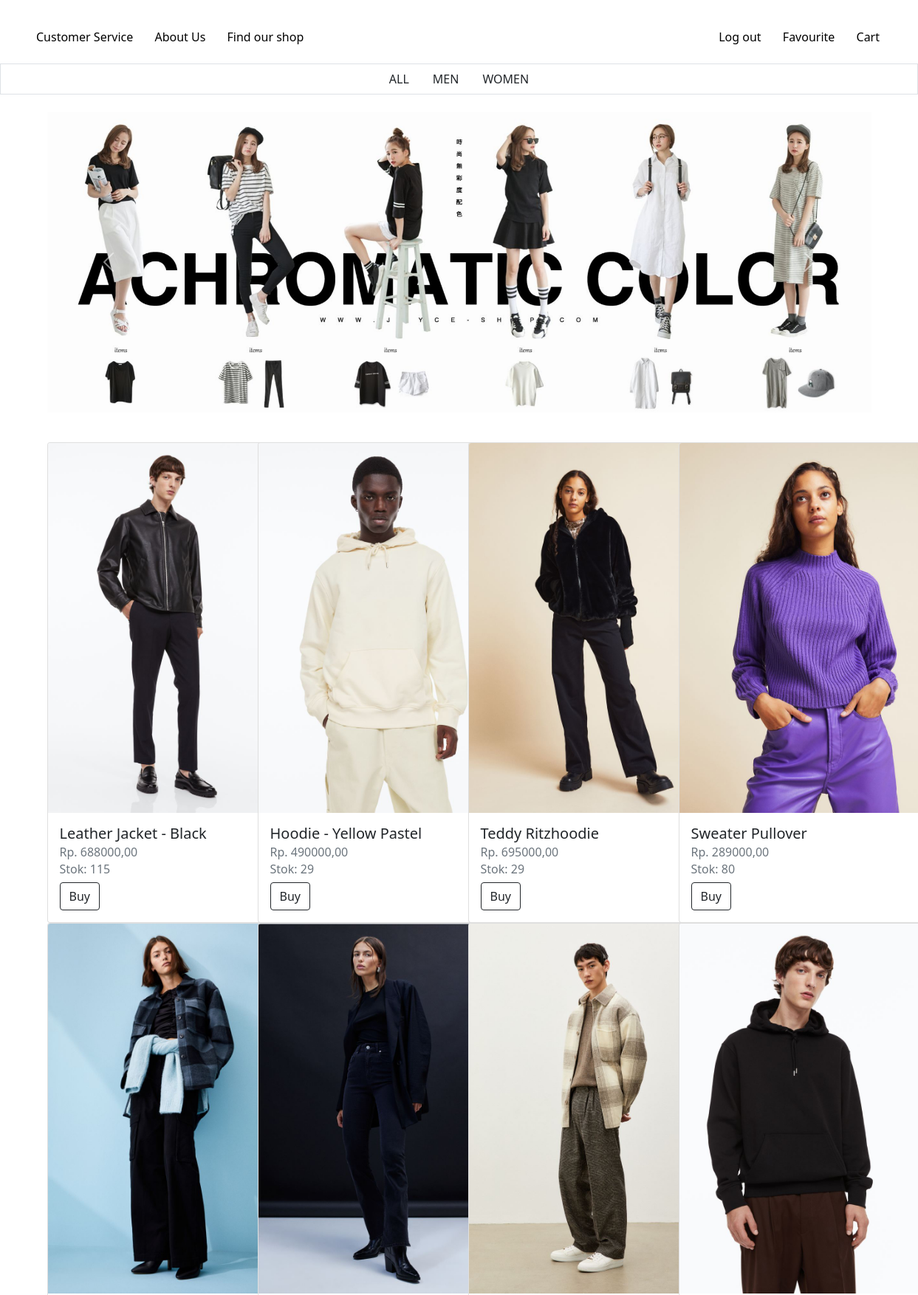
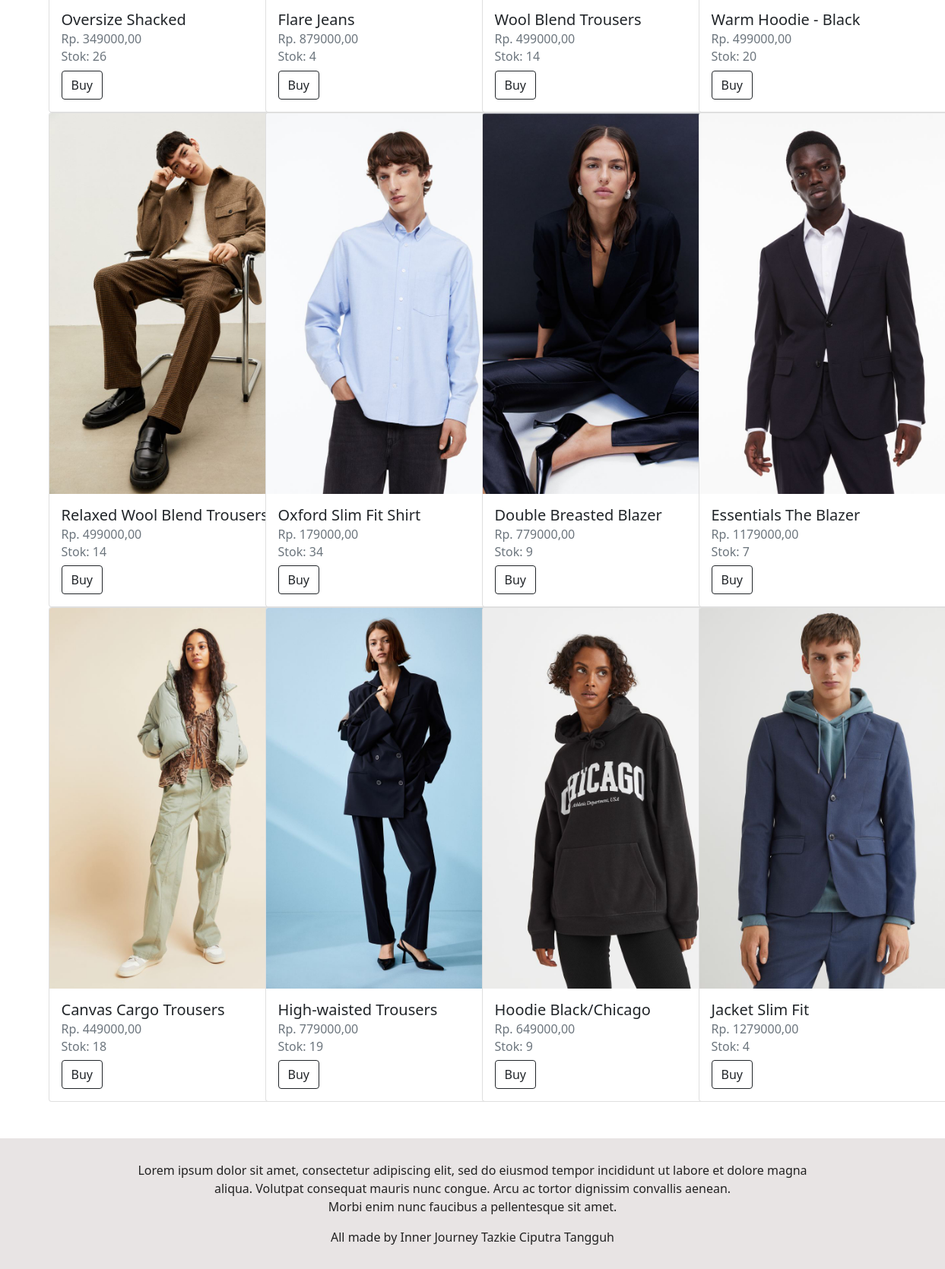
The page /user/halaman.php?cat=all on the database its author committed (2 pictures, top to bottom).
### tables this page shows
CREATE TABLE `produk` (
  `id_barang` int(11) NOT NULL,
  `namaproduk` varchar(150) NOT NULL,
  `stok` int(11) NOT NULL,
  `color` text DEFAULT NULL,
  `harga` int(11) NOT NULL,
  `foto` varchar(150) NOT NULL,
  `gender` enum('men','women') NOT NULL
);

### user/halaman.php (the view, shortened to what this page needs)
<!DOCTYPE html>
<html lang="en">
<head>
    <link href="https://cdn.jsdelivr.net/npm/bootstrap@5.0.2/dist/css/bootstrap.min.css" rel="stylesheet"
>
    <link rel="stylesheet" href="https://cdn.jsdelivr.net/npm/bootstrap-icons@1.9.1/font/bootstrap-icons.css">
    <link rel="stylesheet" href="nav.css">
    <link rel="stylesheet" href="footer.css">
</head>
<body>
    <?php
    include "nav.php";
    ?>
    <div class="container" id="CAROUSELANDTEXT">
        <div id="desk">
        <?php
        $cat = $_GET['cat'];
        if($cat == "men"){
            echo "<h1 align='center'>Men's Clothing</h1>
            <p> Check out all the freshest styles your wardrobe needs in our men's clothing range. You'll find a roundup of everyday essentials, including tops and T-Shirts, as well as comfy lounge sets and underwear. Formal event coming up? Scroll no further than our men's blazers and suits for the sharpest looks and nail the dress code. When it comes to men's trousers, there's chinos, joggers and cargo styles in all the staple colours. Dreaming of denim? Our men's jeans offer a range of fits to suit your style, <span id='dots'>...</span><span id='more'>including skinny, straight and tapered, to name just a few. Wear yours with a trendy oversized shirt or a classic denim number from our men's shirts edit. And when it comes to chilly weather, our men's jackets and coats have you covered - we've got puffer jackets and trench coats, as well as leather jackets and bomber jackets in year-round colours.</p>
            <a href='' onclick='myFunction()' id='myBtn' class='text-dark'>Read more</a>";
        } else{
            echo "<div id='carouselExampleControls' class='carousel slide' data-bs-ride='carousel'>
            <div class='carousel-inner'>
              <div class='carousel-item active'>
                <img src='../fotoproduk/banner.jpg' class='d-block w-100' alt='...'>
              </div>
              <div class='carousel-item'>
                <img src='../fotoproduk/banner2.jpg' class='d-block w-100' alt='...'>
              </div>
              <div class='carousel-item'>
                <img src='../fotoproduk/banner3.jpg' class='d-block w-100' alt='...'>
              </div>
            </div>
            <button class='carousel-control-prev' type='button' data-bs-target='#carouselExampleControls' data-bs-slide='prev'>
              <span class='carousel-control-prev-icon' aria-hidden='true'></span>
              <span class='visually-hidden'>Previous</span>
            </button>
            <button class='carousel-control-next' type='button' data-bs-target='#carouselExampleControls' data-bs-slide='next'>
              <span class='carousel-control-next-icon' aria-hidden='true'></span>
              <span class='visually-hidden'>Next</span>
            </button>
          </div>";
        }
        ?>
        </div>
    </div>
    <section KONTEN>
        <div class="container mb-5">
            <div class="row">
                <?php
            include "koneksi.php";
            if($cat == "men" || $cat == "women"){
                $sql = "SELECT * FROM produk where gender = '$cat'";
            } else{
                $sql = "SELECT * FROM produk";
            }
            $query = mysqli_query($conn, $sql);
            while ($produk = mysqli_fetch_array($query)) {
            ?>
                <div class="col-md-6 col-lg-3 col-sm-12">
                    <div class="card" style="width: 21rem;">
                        <img src="../fotoproduk/<?php echo $produk['foto']?>" class="card-img-top" alt="produk">
                        <div class="card-body">
                            <h5 class="card-title"><a href="produk_tampil.php"
                                    class="text-decoration-none text-dark"><?php echo $produk['namaproduk'] ?></a></h5>
                            <h6 class="card-subtitle mb-2 text-muted"><?php echo "Rp. ", $produk['harga'], ",00" ?></h6>
                            <h6 class="card-subtitle mb-2 text-muted ">Stok: <?php echo $produk['stok'] ?></h6>
                            <?php
                            echo "<a href='halaman2.php?id=" . $produk['id_barang'] . "'class='btn btn-outline-dark'>Buy</a> ";
                            ?>
                        </div>
                    </div>
                </div>
                <?php
            }
            ?>
            </div>
        </div>
    </section>
    <?php
    include "footer.php";
    ?>
</body>
</html>

### user/footer.css (style rules this page uses)
#desk { margin-bottom: 5vh; }

### rows shown on the page
produk: foto (picture), namaproduk "Leather Jacket - Black", harga "688000", stok "115"
produk: foto (picture), namaproduk "Hoodie - Yellow Pastel", harga "490000", stok "29"
produk: foto (picture), namaproduk "Teddy Ritzhoodie", harga "695000", stok "29"
produk: foto (picture), namaproduk "Sweater Pullover", harga "289000", stok "80"
produk: foto (picture), namaproduk "Oversize Shacked", harga "349000", stok "26"
produk: foto (picture), namaproduk "Flare Jeans", harga "879000", stok "4"
produk: foto (picture), namaproduk "Wool Blend Trousers", harga "499000", stok "14"
produk: foto (picture), namaproduk "Warm Hoodie - Black", harga "499000", stok "20"
produk: foto (picture), namaproduk "Relaxed Wool Blend Trousers", harga "499000", stok "14"
produk: foto (picture), namaproduk "Oxford Slim Fit Shirt", harga "179000", stok "34"
produk: foto (picture), namaproduk "Double Breasted Blazer", harga "779000", stok "9"
produk: foto (picture), namaproduk "Essentials The Blazer", harga "1179000", stok "7"
produk: foto (picture), namaproduk "Canvas Cargo Trousers", harga "449000", stok "18"
produk: foto (picture), namaproduk "High-waisted Trousers", harga "779000", stok "19"
produk: foto (picture), namaproduk "Hoodie Black/Chicago", harga "649000", stok "9"
produk: foto (picture), namaproduk "Jacket Slim Fit", harga "1279000", stok "4"
